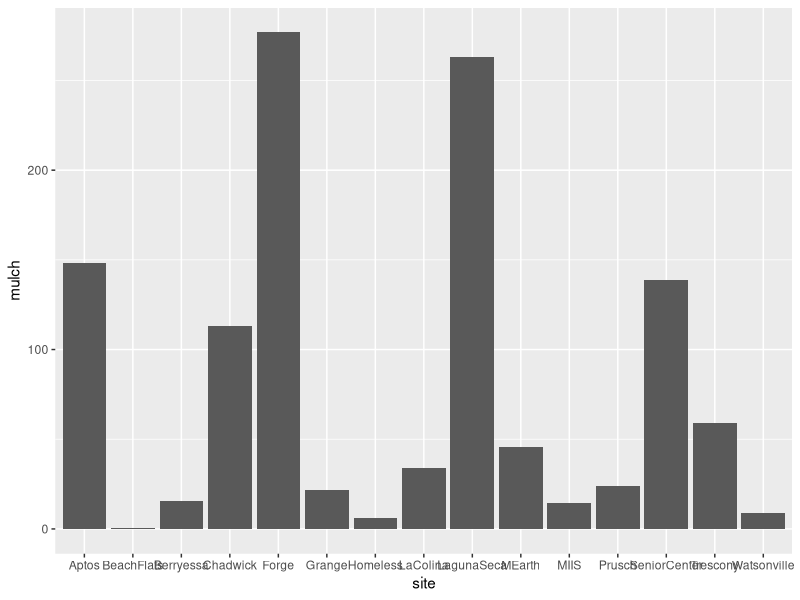
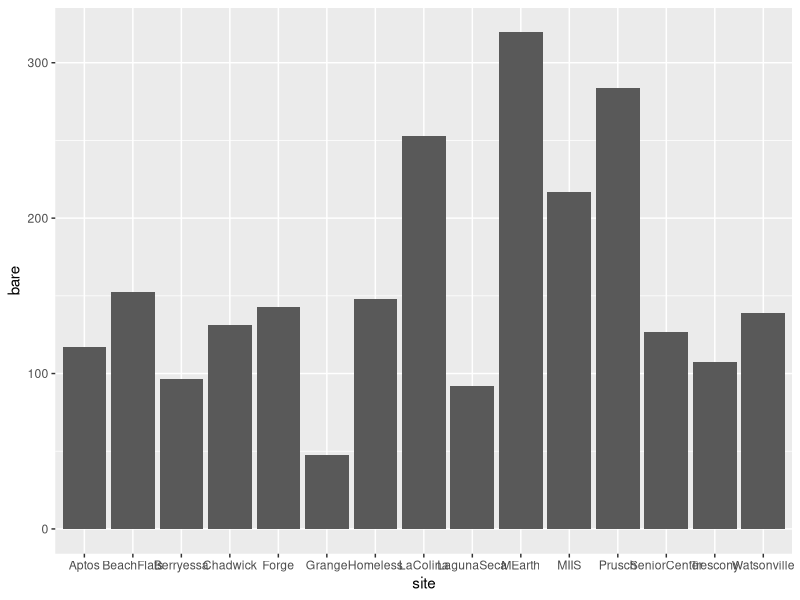
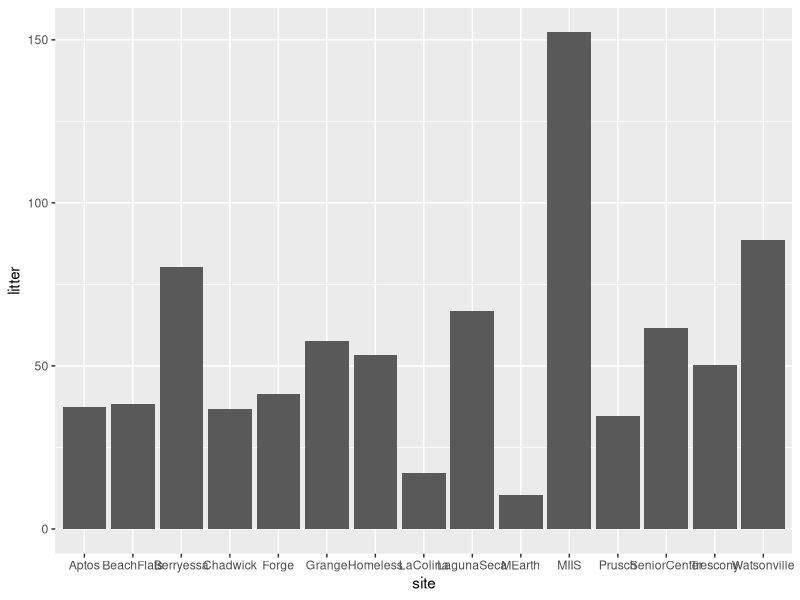
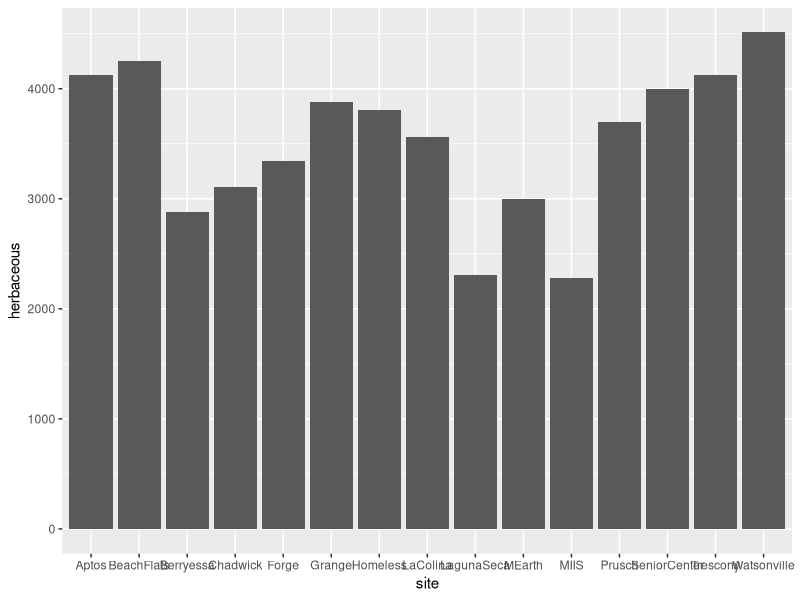
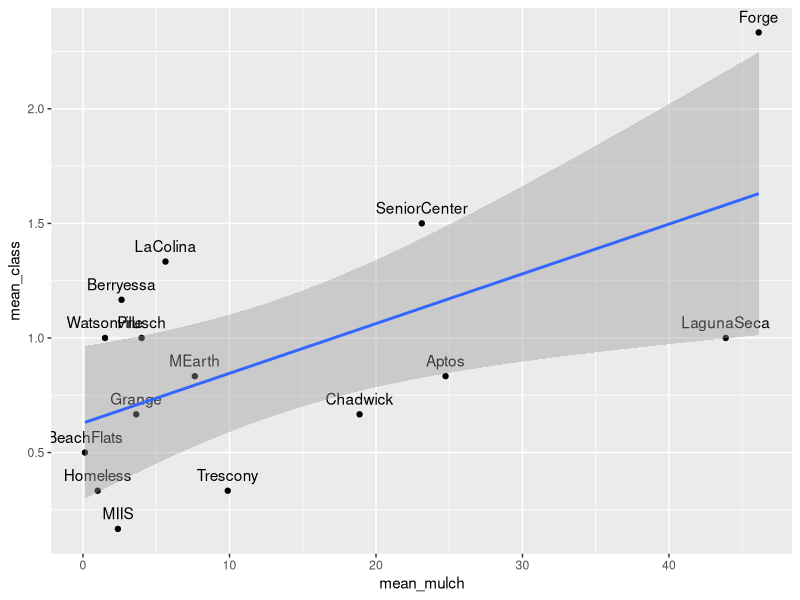
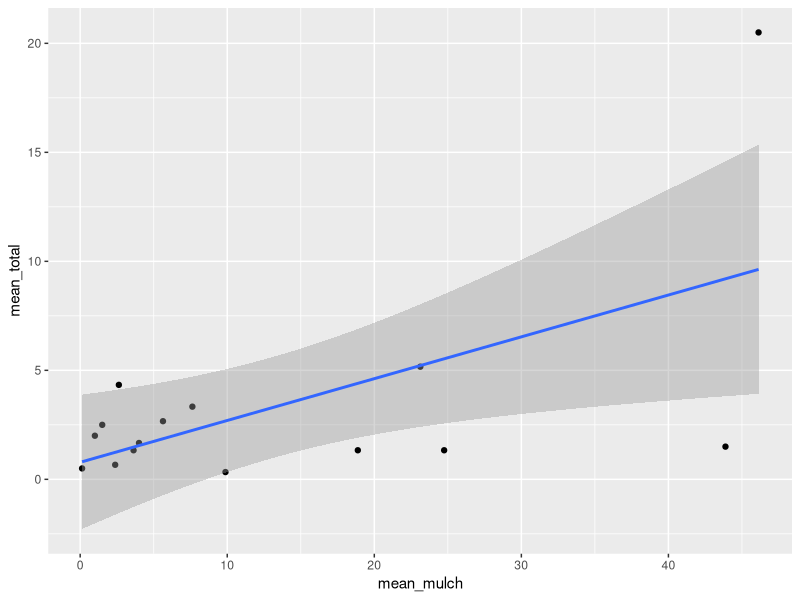
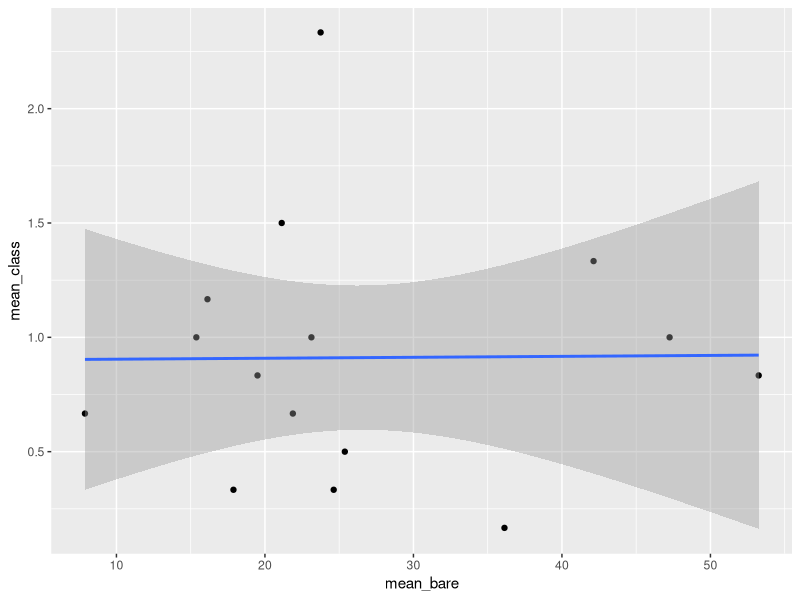
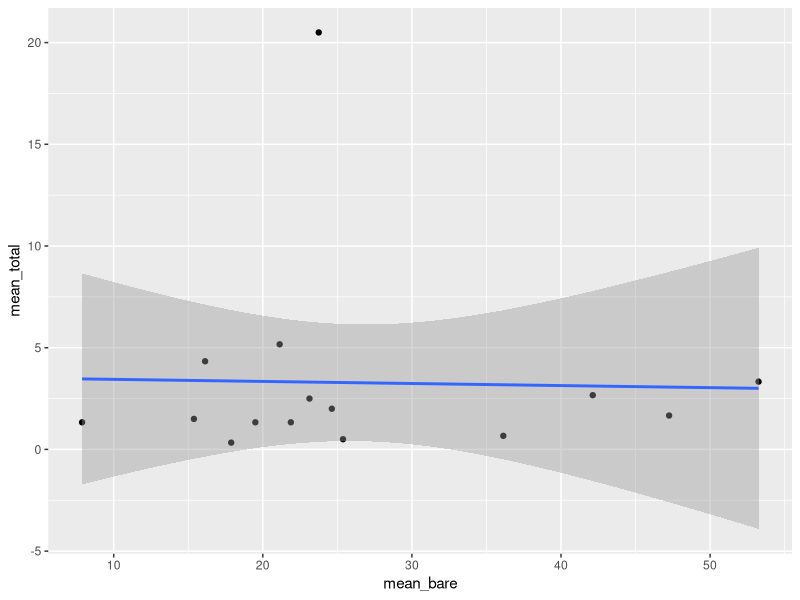

Write the R code that produced these figures, in order.
## ---- chunk 1
library(tidyverse)   ## for data cleaning
library(ggplot2)     ## to make nice plots
library(glmmTMB)     ## to fit complex mixed effects models
library(lme4)        ## to fit linear and mixed effects models
## ---- chunk 2
## to convert NAs into zeros in data table
soil <- read_csv("data/processed/soil.csv") %>%    ## reads in csv file
  mutate(total = replace_na(total, 0),             ## changes "total" variable
         n_class = replace_na(n_class, 0))         ## changes "n_class" variable

## to view first couple rows of data
head(soil)
## ---- chunk 3
## percent mulch cover across garden sites
ggplot(soil, aes(x = site, y = mulch)) +
  geom_col()

## percent bare soil cover across garden sites
ggplot(soil, aes(x = site, y = bare)) +
  geom_col()

## percent litter cover across garden sites
ggplot(soil, aes(x = site, y = litter)) +
  geom_col()

## herbaceous cover across sites
ggplot(soil, aes(x = site, y = herbaceous)) +
  geom_col()

## ---- chunk 4
## new data table with average soil cover and soil arthropods richness/abundance values
cover_aps <- soil %>%
  group_by(site) %>%
  summarize(
    mean_bare = mean (bare, na.rm = TRUE),
    mean_herbaceous = mean (bare, na.rm = TRUE),
    mean_litter = mean (litter, na.rm = TRUE),
    mean_mulch = mean (mulch, na.rm = TRUE),
    mean_class = mean (n_class, na.rm = TRUE),
    mean_total = mean (total, na.rm = TRUE)
  )

## average mulch and aps richness
ggplot(cover_aps, aes(x = mean_mulch, y = mean_class)) +
  geom_point() +
  geom_text(aes(label = site, vjust = -0.8)) +
  geom_smooth(method = "lm", se = TRUE)

## average mulch and aps abundance
ggplot(cover_aps, aes(x = mean_mulch, y = mean_total)) +
  geom_point() +
  geom_smooth(method = "lm", se = TRUE)

## average bare soil and aps richness
ggplot(cover_aps, aes(x = mean_bare, y = mean_class)) +
  geom_point() +
  geom_smooth(method = "lm", se = TRUE)

## average bare soil and aps abundance
ggplot(cover_aps, aes(x = mean_bare, y = mean_total)) +
  geom_point() +
  geom_smooth(method = "lm", se = TRUE)

## average litter and aps richness
ggplot(cover_aps, aes(x = mean_litter, y = mean_class)) +
  geom_point() +
  geom_smooth(method = "lm", se = TRUE)

## average litter and aps abundance
ggplot(cover_aps, aes(x = mean_litter, y = mean_total)) +
  geom_point() +
  geom_smooth(method = "lm", se = TRUE)

## ---- chunk 5
## new data table with averaged variables of interest
cover_soil <- soil %>%
  group_by(site) %>%
  summarize(
    mean_bare = mean (bare, na.rm = TRUE),
    mean_herbaceous = mean (bare, na.rm = TRUE),
    mean_litter = mean (litter, na.rm = TRUE),
    mean_mulch = mean (mulch, na.rm = TRUE),
    mean_no3 = mean (no3_ug_g, na.rm = TRUE),
    mean_nh4 = mean (nh4_ug_g, na.rm = TRUE),
    mean_cbh = mean (cbh_mmol_g_h, na.rm = TRUE)
  )

## exploratory visualizations

## average mulch and inorganic N content
ggplot(cover_soil, aes(x = mean_mulch, y = mean_nh4)) +
  geom_point() +
  geom_smooth(method = "lm", se = TRUE)

ggplot(cover_soil, aes(x = mean_mulch, y = mean_no3)) +
  geom_point() +
  geom_smooth(method = "lm", se = TRUE)

## average bare soil and inorganic N content
ggplot(cover_soil, aes(x = mean_bare, y = mean_nh4)) +
  geom_point() +
  geom_smooth(method = "lm", se = TRUE)

ggplot(cover_soil, aes(x = mean_bare, y = mean_no3)) +
  geom_point() +
  geom_smooth(method = "lm", se = TRUE)

## average litter and inorganic N content
ggplot(cover_soil, aes(x = mean_litter, y = mean_nh4)) +
  geom_point() +
  geom_smooth(method = "lm", se = TRUE)

ggplot(cover_soil, aes(x = mean_litter, y = mean_no3)) +
  geom_point() +
  geom_smooth(method = "lm", se = TRUE)
## ---- chunk 6
## average mulch and CBH enzyme
ggplot(cover_soil, aes(x = mean_mulch, y = mean_cbh)) +
  geom_point() +
  geom_smooth(method = "lm", se = TRUE)

## average bare soil and CBH enzyme
ggplot(cover_soil, aes(x = mean_bare, y = mean_cbh)) +
  geom_point() +
  geom_smooth(method = "lm", se = TRUE)

## average litter and CBH enzyme
ggplot(cover_soil, aes(x = mean_litter, y = mean_cbh)) +
  geom_point() +
  geom_smooth(method = "lm", se = TRUE)

## average herbaceous and CBH enzyme
ggplot(cover_soil, aes(x = mean_herbaceous, y = mean_cbh)) +
  geom_point() +
  geom_smooth(method = "lm", se = TRUE)
## ---- chunk 7
## bar graph: aps richness across garden sites
ggplot(soil, aes(x = site, y = n_class, fill = microhabitat)) +
  geom_col(position = "dodge")

# aps richness and microhabitat by site
ggplot(soil, aes(x = microhabitat, y = n_class, fill = microhabitat)) +
  geom_boxplot(alpha = 0.7) +
  geom_jitter(width = 0.15, alpha = 0.5) +
  facet_wrap(~site)
  
## ---- chunk 8
ggplot(soil, aes(x = site, y = total, fill = microhabitat)) +
  geom_col(position = "dodge")
## ---- chunk 9
## ammonium (NH4) content 
ggplot(soil, aes(x = site, y = nh4_ug_g, color = microhabitat)) +
  geom_boxplot()

## nitrate (NO3) content
ggplot(soil, aes(x = site, y = no3_ug_g, color = microhabitat)) +
  geom_boxplot()

## checking distribution
hist(soil$nh4_ug_g)   ## right skewed
hist(soil$no3_ug_g)   ## right skewed
